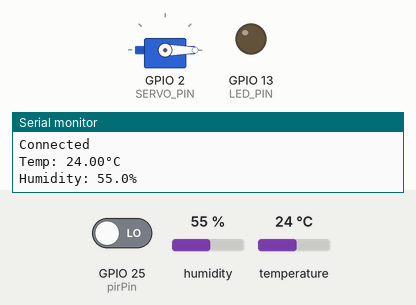
This sketch was run on a simulated ESP32. Shown: servo, output pins drawn as LEDs (lit = HIGH), the last lines printed to the serial monitor. Dashed ring = blinking. The inputs (shaded band) are chosen by the test bench; at power-on: GPIO 25 (pirPin) LOW, humidity 55 %, temperature 24 °C. WiFi joins after 1.5 s; servers stay silent unless stated; random numbers use the default seed unless the sketch sets one; no MQTT or app messages arrive unless stated.

Above: at 2.7 s.
2.8 s: GPIO 25 (pirPin) driven HIGH
At 3.9 s:
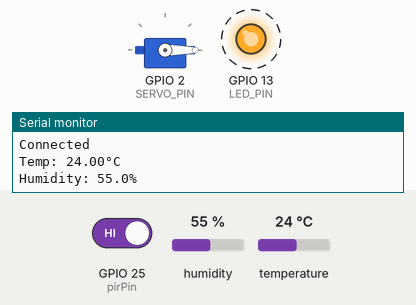
At 7.2 s:
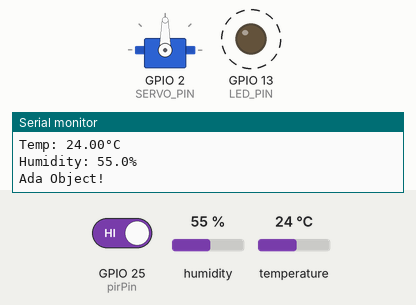
13.1 s: GPIO 25 (pirPin) driven LOW
At 14.8 s:
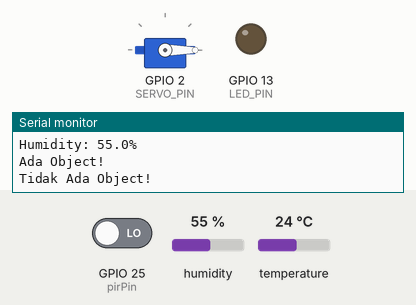
Timing chart, 0 to 16.1 s (numbered marks = the images above; inputs shaded):
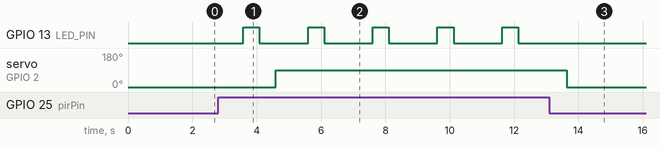

Measured:
- after the input at 2.8 s, GPIO 13 (LED_PIN): alternates HIGH for 0.50 s and LOW for 1.5 s, starting after 0.79 s; servo on GPIO 2 (SERVO_PIN): 0° → 90° after 1.8 s
- after the input at 13.1 s, servo on GPIO 2 (SERVO_PIN): 90° → 0° after 0.54 s

The sketch:

MQTTX_PirDht.ino
```cpp
/**
   ESP32
*/
#include <WiFi.h>
#include <PubSubClient.h>
#include "DHTesp.h"
#include <ESP32Servo.h>

// WiFi
const char* ssid ="Wokwi-GUEST";
const char* password = "";

// MQTT
const char* mqtt_server = "broker.emqx.io";

const char* SUBTOPIC_LED = "ESP32/LED";
const char* SUBTOPIC_DOOR = "ESP32/DOOR";
const char* SUBTOPIC_TEMP = "ESP32/Temperature";
const char* SUBTOPIC_HUMIDITY = "ESP32/Humidity";
const char* SUBTOPIC_PIR = "ESP32/PIR";

WiFiClient espClient;
PubSubClient client(espClient);
//pir
#define pirPin 25
int statusPir = LOW;
int gerakanPir;
// LED
const int LED_PIN = 13;

// DHT
const int DHT_PIN = 15;
DHTesp dhtSensor;

// Servo
Servo servo;  // create servo object to control a servo

int SERVO_PIN = 2;  // analog pin used to connect the potentiometer

void setup_wifi() {
  delay(10);
  Serial.print("Connecting to ");
  Serial.println(ssid);

  WiFi.mode(WIFI_STA);
  WiFi.begin(ssid, password);

  while (WiFi.status() != WL_CONNECTED) {
    delay(500);
    Serial.print(".");
  }

  Serial.println("");
  Serial.println("WiFi connected");
  Serial.print("IP address: ");
  Serial.println(WiFi.localIP());
}

void reconnect() {
  while (!client.connected()) {
    Serial.println("Attempting MQTT connection...");
    String clientId = "mqttx_6535c7a8";
    clientId += String(random(0xffff), HEX);
    if (client.connect(clientId.c_str())) {
      Serial.println("Connected");
      client.subscribe(SUBTOPIC_LED);
      client.subscribe(SUBTOPIC_DOOR);
    } else {
      delay(5000);
    }
  }
}

void callback(char *topic, byte *payload, unsigned int length) {
  Serial.print("Receive Topic: ");
  Serial.println(topic);

  Serial.print("Payload: ");
  Serial.println((char *)payload);
  if (!strcmp(topic, SUBTOPIC_LED)) {
    if (!strncmp((char *)payload, "on" , length)) {
      digitalWrite(LED_PIN, HIGH);
    } else if (!strncmp((char *)payload, "off" , length)) {
      digitalWrite(LED_PIN, LOW);
    }
  } else if (!strcmp(topic, SUBTOPIC_DOOR)) {
    if (!strncmp((char *)payload, "on" , length)) {
      Serial.println("SERVO TERBUKA");
      servo.write(90);
    } else if (!strncmp((char *)payload, "off" , length)) {
      Serial.println("SERVO TERTUTUP");
      servo.write(0);
    }
  }
}

void setup() {
  Serial.begin(115200);
  randomSeed(micros());

  pinMode(LED_PIN, OUTPUT);
  pinMode(pirPin, INPUT);

  dhtSensor.setup(DHT_PIN, DHTesp::DHT22);

  servo.attach(SERVO_PIN, 500, 2400);  // attaches the servo on pin 13 to the servo object

  servo.write(0);

  setup_wifi();
  client.setServer(mqtt_server, 1883);
  client.setCallback(callback);
}
float old_temperature = 0;
float old_humidity = 0;

void loop() {
  if (!client.connected()) {
    reconnect();
  }
  client.loop();
    gerakanPir = digitalRead(pirPin); //membaca sinyal dari pir ketika ada gerakan
  if(gerakanPir==HIGH){ //mengecek kondisi pir, jika mendeteksi gerakan maka skrip di bawah if akan dieksekusi secara berulang-ulang saat pir tetap mendeteksi gerakan
    digitalWrite(LED_PIN, HIGH);
    delay(500);
    digitalWrite(LED_PIN, LOW);
    delay(500);
     //menyalakan led ketika terdapat gerakan
    if(statusPir==LOW){ //mengecek status dari pir apakah low atau high, jika low skrip di bawah if akan dieksekusi sekali ketika pir mendeteksi gerakan di awal
      client.publish(SUBTOPIC_PIR, ("Ada Object")); //menampilkan apk mqttx
      servo.write(90);
      Serial.println("Ada Object!"); //menampilkan peringatan ke serial monitor bahwa gerakan terdeteksi
      statusPir=HIGH; //mengubah status pir dari low ke high
    }
  }
  else { //jika pir tidak mendeteksi gerakan skrip akan dieksekusi
    digitalWrite(LED_PIN, LOW); //mematikan led karena tidak ada gerakan
    if(statusPir==HIGH){ //mengecek status pir, jika high skrip di dalam if akan dieksekusi
      client.publish(SUBTOPIC_PIR, ("Tidak Ada Object")); //menampilkan mqttx
      servo.write(0);
      Serial.println("Tidak Ada Object!"); //menampilkan peringatan bahwa gerakan tidak terdeteksi
      statusPir=LOW; //mengubah status dari pir dari high ke low
    }
  }
  TempAndHumidity  data = dhtSensor.getTempAndHumidity();
  float temperature = data.temperature;
  float humidity = data.humidity;

  if (old_temperature != temperature) {
    Serial.println("Temp: " + String(temperature, 2) + "°C");
    client.publish(SUBTOPIC_TEMP, String(temperature, 2).c_str());
    free;
  }
  old_temperature = temperature;

  if (old_humidity != humidity) {
    Serial.println("Humidity: " + String(humidity, 1) + "%");
    client.publish(SUBTOPIC_HUMIDITY, String(humidity, 1).c_str());
    free;
  }
  old_humidity = humidity;

  // Serial.println("---");
  delay(1000);
}
```
